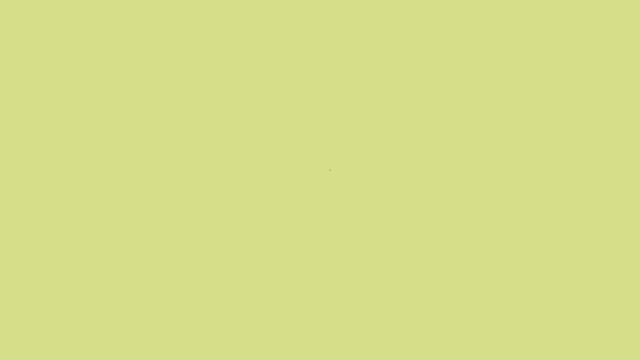
Frame 1 (no input)
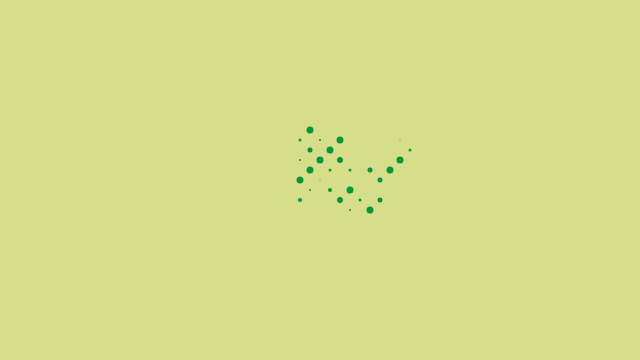
Frame 60 (no input)
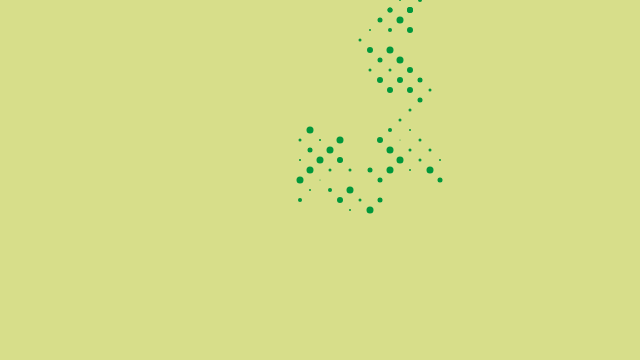
Frame 120 (the mouse pressed at the canvas centre since frame 60)

The p5.js sketch that drew these frames (run headless with seeded random() and noise() and a simulated clock; from frame 60 on, the mouse is pressed at the canvas centre):

// p5.js sketch
// ── sketch.js
"use strict"

let walker;

function setup() {
  createCanvas(640, 360);
  walker = new Walker;
  background("#d7de8a");
}

function draw() {
  walker.step();
  walker.render();
}

class Walker {
  constructor() {
    this.x = width/2;
    this.y = height/2;
  }

  render() {
    stroke("#02983b");
    strokeWeight(floor(random(8)))
    point(this.x, this.y);
  }

  step() {
    var choice = floor(random(4));
    if (choice === 0) {
      this.x = this.x + 10;
      this.y = this.y + 10;
    } else if (choice == 1) {
      this.x = this.x - 10;
      this.y = this.y + 10;
    } else if (choice == 2) {
      this.x = this.x + 10;
      this.y = this.y - 10;
    } else{
      this.x = this.x - 10;
      this.y = this.y - 10;
    }
    // strict the range of x and y between 0 to extent of the canvas
    this.x = constrain(this.x, 0, width-1);
    this.y = constrain(this.y, 0, height-1);
  }
}
